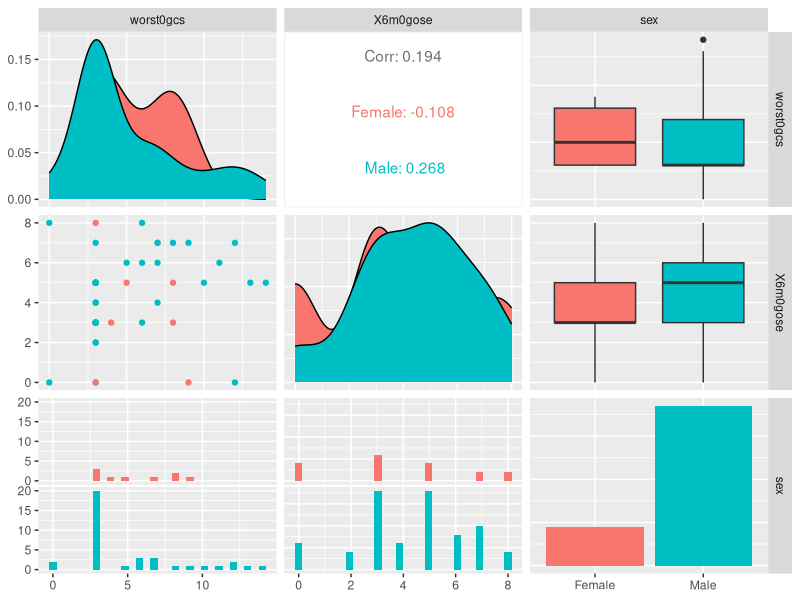
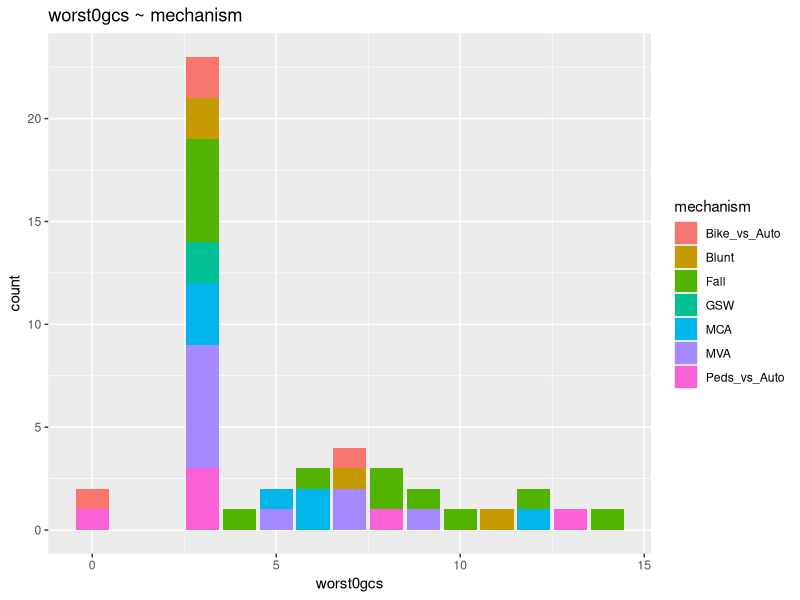
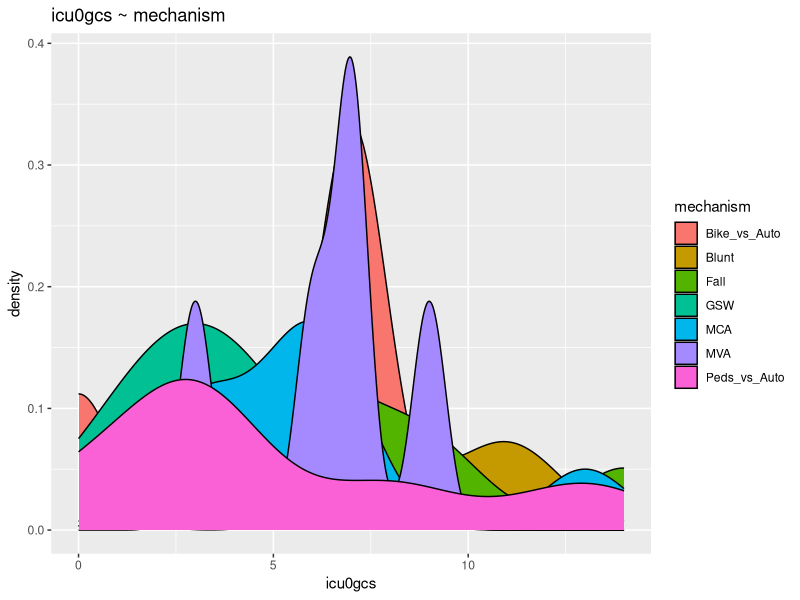
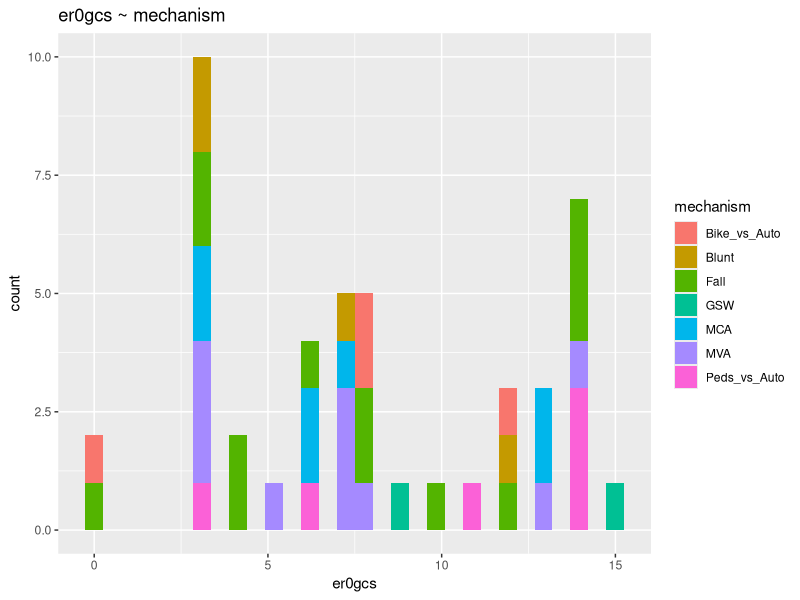
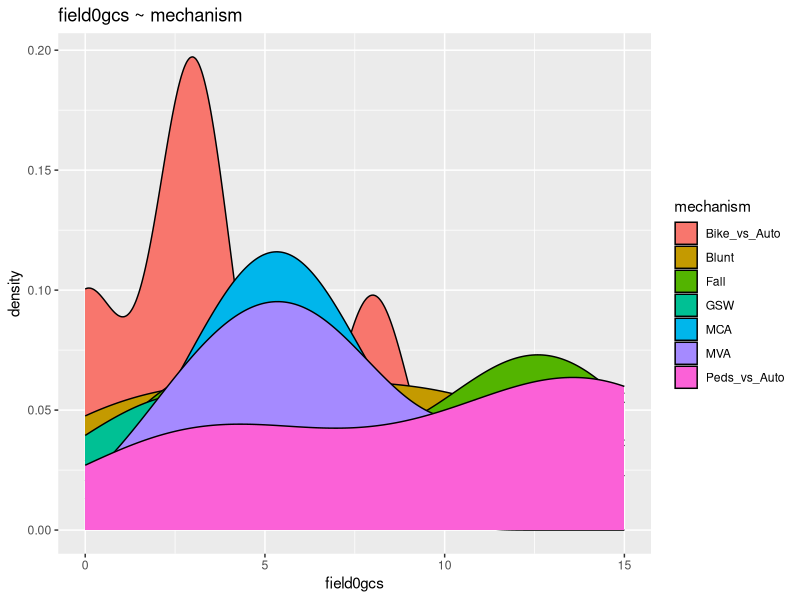
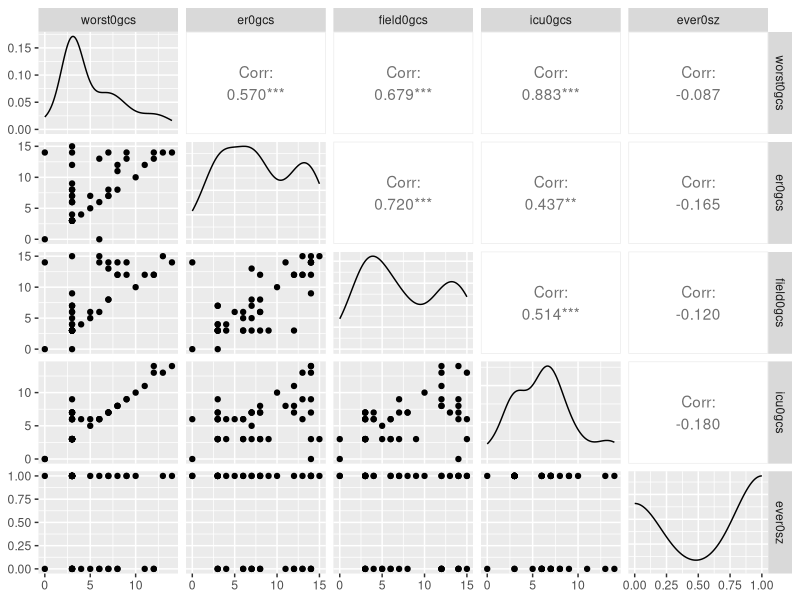

R code for these plots, in order:
## ---- chunk 1
suppressWarnings(library(tidyverse))
suppressWarnings(library(GGally))
## ---- chunk 2
data <- read.csv(file = 'CaseStudy11_TBI.csv')
head(data)
## ---- chunk 3
data_1 <- data %>% subset(select = c("worst0gcs", "X6m0gose" , "sex"))
head(data_1)
## ---- chunk 4
ggpairs(data_1, ggplot2::aes(colour=sex))
## ---- chunk 5
ggplot(data) +
 geom_bar(aes(x = worst0gcs, fill = mechanism)) +
 labs(x = 'worst0gcs') +
 ggtitle("worst0gcs ~ mechanism ")
## ---- chunk 6
ggplot(data) +
 geom_density(aes(x = icu0gcs, fill = mechanism)) +
 labs(x = 'icu0gcs') +
 ggtitle("icu0gcs ~ mechanism ")
## ---- chunk 7
ggplot(data) +
 geom_histogram(aes(x = er0gcs, fill = mechanism)) +
labs(x = 'er0gcs') +
 ggtitle("er0gcs ~ mechanism ")
## ---- chunk 8
ggplot(data) +
 geom_density(aes(x = field0gcs, fill = mechanism)) +
 labs(x = 'field0gcs') +
 ggtitle("field0gcs ~ mechanism ")
## ---- chunk 9
data_2 <- data %>%
 subset(select = c("worst0gcs", "er0gcs", "field0gcs", "icu0gcs", "ever0sz"))
head(data_2)
## ---- chunk 10
ggpairs(data_2)
